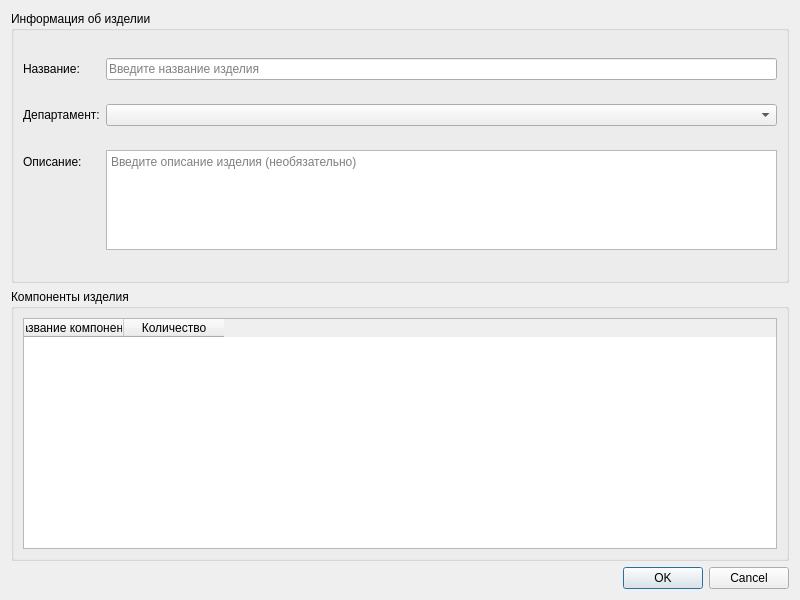
<?xml version="1.0" encoding="UTF-8"?>
<ui version="4.0">
 <class>DialogEditProduct</class>
 <widget class="QDialog" name="DialogEditProduct">
  <property name="geometry">
   <rect>
    <x>0</x>
    <y>0</y>
    <width>800</width>
    <height>600</height>
   </rect>
  </property>
  <property name="windowTitle">
   <string>Редактирование изделия</string>
  </property>
  <property name="modal">
   <bool>true</bool>
  </property>
  <layout class="QVBoxLayout" name="verticalLayout_main">
   <item>
    <widget class="QGroupBox" name="groupBox_product_info">
     <property name="title">
      <string>Информация об изделии</string>
     </property>
     <layout class="QFormLayout" name="formLayout_product">
      <item row="0" column="0">
       <widget class="QLabel" name="label_name">
        <property name="text">
         <string>Название:</string>
        </property>
       </widget>
      </item>
      <item row="0" column="1">
       <widget class="QLineEdit" name="lineEdit_name">
        <property name="placeholderText">
         <string>Введите название изделия</string>
        </property>
       </widget>
      </item>
      <item row="1" column="0">
       <widget class="QLabel" name="label_department">
        <property name="text">
         <string>Департамент:</string>
        </property>
       </widget>
      </item>
      <item row="1" column="1">
       <widget class="QComboBox" name="comboBox_department">
        <property name="editable">
         <bool>false</bool>
        </property>
       </widget>
      </item>
      <item row="2" column="0">
       <widget class="QLabel" name="label_description">
        <property name="text">
         <string>Описание:</string>
        </property>
       </widget>
      </item>
      <item row="2" column="1">
       <widget class="QTextEdit" name="textEdit_description">
        <property name="maximumSize">
         <size>
          <width>16777215</width>
          <height>100</height>
         </size>
        </property>
        <property name="placeholderText">
         <string>Введите описание изделия (необязательно)</string>
        </property>
       </widget>
      </item>
     </layout>
    </widget>
   </item>
   <item>
    <widget class="QGroupBox" name="groupBox_components">
     <property name="title">
      <string>Компоненты изделия</string>
     </property>
     <layout class="QVBoxLayout" name="verticalLayout_components">
      <item>
       <widget class="QTableWidget" name="tableWidget_components">
        <property name="alternatingRowColors">
         <bool>true</bool>
        </property>
        <property name="selectionBehavior">
         <enum>QAbstractItemView::SelectRows</enum>
        </property>
        <property name="sortingEnabled">
         <bool>false</bool>
        </property>
        <column>
         <property name="text">
          <string>Название компонента</string>
         </property>
        </column>
        <column>
         <property name="text">
          <string>Количество</string>
         </property>
        </column>
       </widget>
      </item>
     </layout>
    </widget>
   </item>
   <item>
    <widget class="QDialogButtonBox" name="buttonBox">
     <property name="orientation">
      <enum>Qt::Horizontal</enum>
     </property>
     <property name="standardButtons">
      <set>QDialogButtonBox::Cancel|QDialogButtonBox::Ok</set>
     </property>
    </widget>
   </item>
  </layout>
 </widget>
 <resources/>
 <connections>
  <connection>
   <sender>buttonBox</sender>
   <signal>accepted()</signal>
   <receiver>DialogEditProduct</receiver>
   <slot>accept()</slot>
   <hints>
    <hint type="sourcelabel">
     <x>248</x>
     <y>254</y>
    </hint>
    <hint type="destinationlabel">
     <x>157</x>
     <y>274</y>
    </hint>
   </hints>
  </connection>
  <connection>
   <sender>buttonBox</sender>
   <signal>rejected()</signal>
   <receiver>DialogEditProduct</receiver>
   <slot>reject()</slot>
   <hints>
    <hint type="sourcelabel">
     <x>316</x>
     <y>260</y>
    </hint>
    <hint type="destinationlabel">
     <x>286</x>
     <y>274</y>
    </hint>
   </hints>
  </connection>
 </connections>
</ui>
